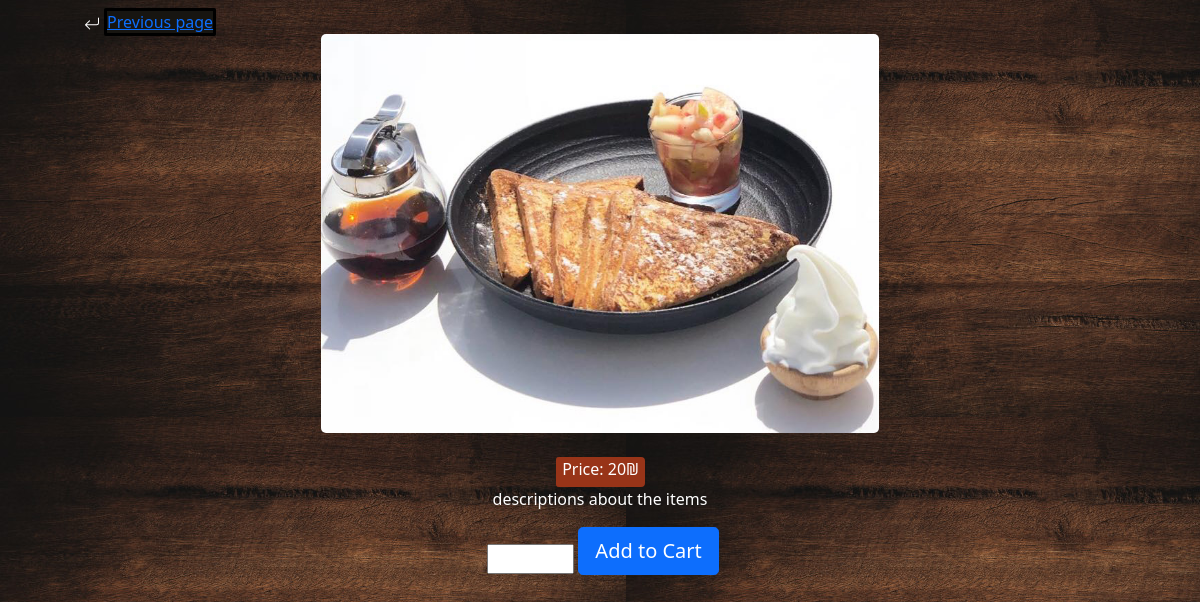
Page /details/1/ on the committed database.
### home_app/models.py (models this page shows)
class Item(models.Model):
    name = models.CharField(max_length=45)
    category = models.ForeignKey(Category, related_name = 'items', on_delete = models.CASCADE,null=True)
    desc = models.TextField(default="descriptions about the items")
    price = models.IntegerField()

class Category(models.Model):
    name = models.CharField(max_length=45)
    created_at = models.DateTimeField(auto_now_add=True)
    updated_at = models.DateTimeField(auto_now=True)

### home_app/views.py (the view)
# urls.py: path('details/<int:id>/', views.details),
def details(request,id):
    context={
        'item': Item.objects.get(id=id),
    }
    return render(request, 'details.html',context)

### home_app/templates/details.html (shortened to what this page needs)
<!DOCTYPE html>
<html lang="en">
<head>
    <link rel="stylesheet" href="https://cdn.jsdelivr.net/npm/bootstrap@4.6.0/dist/css/bootstrap.min.css">
    {% load static %}
    <link rel="stylesheet" href="{% static 'css/detail.css' %}">
    <link href="https://cdn.jsdelivr.net/npm/bootstrap@5.0.1/dist/css/bootstrap.min.css" rel="stylesheet">
</head>
<body>
    <div class="container">
        <a href="/home/">Previous page</a>
        <div id="img1">
            <img src="/static/images/thumbnails/{{item.category.name}}/{{item.name}}.jpg" class=" img-fluid " alt="Iced Mocha "></div>
            <br>
        <span class="tag">Price: {{ item.price}}₪</span>
        <p>{{item.desc}}</p>
        <div id="order">
            <form action="/addcart/{{item.id}}/" method="POST">
                <input type="number" id="counter" placeholder="{{item.quantity}}" name="quantity">
                <button class="btn btn-primary btn-lg" type="submit">Add to Cart</button>
            </form>
        </div>
    </div>
</body>
</html>

### home_app/static/css/detail.css (style rules this page uses)
.container { margin: 10px; text-align: center; color: white; }
.img-fluid { display: block; margin-left: auto; margin-right: auto; width: 50%; border-radius: 5px; }
#counter { width: 87px; transform: translateY(10px); margin-left: 6px; }
.tag { display: inline-block; width: 89px; height: 30px; background-color: #983418; -webkit-border-radius: 3px 4px 4px 3px; -moz-border-radius: 3px 4px 4px 3px; border-radius: 3px 4px 4px 3px; border-left: 1px solid #983418; }
a { margin-right: 900px; background-color: #171511; color: white; border-radius: 2px; border: solid, black; }

### rows in the picture
Item: category.name (picture), price "20", desc "descriptions about the items"
